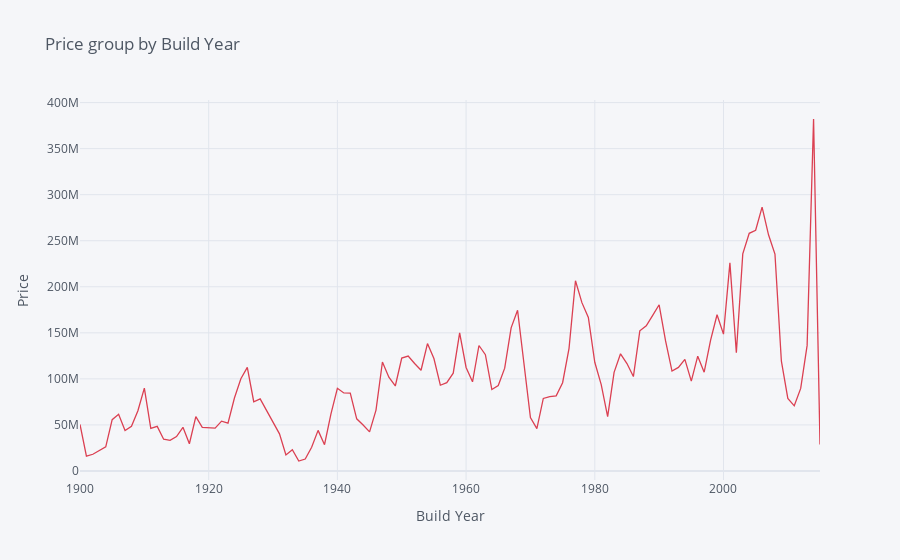

This figure's notebook cell:
### Code cell
cdata.iplot(kind='line',y='price',title='Price group by Build Year',
         xTitle='Build Year', yTitle='Price',colors='red')
